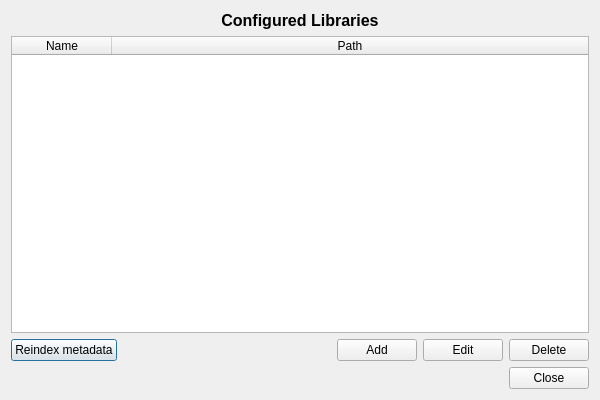
<?xml version="1.0" encoding="UTF-8"?>
<ui version="4.0">
 <class>LibraryRootDialog</class>
 <widget class="QDialog" name="LibraryRootDialog">
  <property name="geometry">
   <rect>
    <x>0</x>
    <y>0</y>
    <width>600</width>
    <height>400</height>
   </rect>
  </property>
  <property name="windowTitle">
   <string>Manage Libraries</string>
  </property>
  <layout class="QVBoxLayout" name="verticalLayout">
   <item>
    <widget class="QLabel" name="titleLabel">
     <property name="font">
      <font>
       <pointsize>12</pointsize>
       <bold>true</bold>
      </font>
     </property>
     <property name="text">
      <string>Configured Libraries</string>
     </property>
     <property name="alignment">
      <set>Qt::AlignmentFlag::AlignCenter</set>
     </property>
    </widget>
   </item>
   <item>
    <widget class="QTableWidget" name="libraryTable">
     <property name="selectionMode">
      <enum>QAbstractItemView::SelectionMode::SingleSelection</enum>
     </property>
     <property name="selectionBehavior">
      <enum>QAbstractItemView::SelectionBehavior::SelectRows</enum>
     </property>
     <attribute name="horizontalHeaderStretchLastSection">
      <bool>true</bool>
     </attribute>
     <column>
      <property name="text">
       <string>Name</string>
      </property>
     </column>
     <column>
      <property name="text">
       <string>Path</string>
      </property>
     </column>
    </widget>
   </item>
   <item>
    <layout class="QHBoxLayout" name="horizontalLayout">
     <item>
      <widget class="QPushButton" name="reindexButton">
       <property name="text">
        <string>Reindex metadata</string>
       </property>
      </widget>
     </item>
     <item>
      <spacer name="horizontalSpacer">
       <property name="orientation">
        <enum>Qt::Orientation::Horizontal</enum>
       </property>
       <property name="sizeHint" stdset="0">
        <size>
         <width>40</width>
         <height>20</height>
        </size>
       </property>
      </spacer>
     </item>
     <item>
      <widget class="QPushButton" name="addButton">
       <property name="text">
        <string>Add</string>
       </property>
      </widget>
     </item>
     <item>
      <widget class="QPushButton" name="editButton">
       <property name="text">
        <string>Edit</string>
       </property>
      </widget>
     </item>
     <item>
      <widget class="QPushButton" name="deleteButton">
       <property name="text">
        <string>Delete</string>
       </property>
      </widget>
     </item>
    </layout>
   </item>
   <item>
    <widget class="QDialogButtonBox" name="buttonBox">
     <property name="orientation">
      <enum>Qt::Orientation::Horizontal</enum>
     </property>
     <property name="standardButtons">
      <set>QDialogButtonBox::StandardButton::Close</set>
     </property>
    </widget>
   </item>
  </layout>
 </widget>
 <resources/>
 <connections>
  <connection>
   <sender>buttonBox</sender>
   <signal>accepted()</signal>
   <receiver>LibraryRootDialog</receiver>
   <slot>accept()</slot>
   <hints>
    <hint type="sourcelabel">
     <x>248</x>
     <y>254</y>
    </hint>
    <hint type="destinationlabel">
     <x>157</x>
     <y>274</y>
    </hint>
   </hints>
  </connection>
  <connection>
   <sender>buttonBox</sender>
   <signal>rejected()</signal>
   <receiver>LibraryRootDialog</receiver>
   <slot>reject()</slot>
   <hints>
    <hint type="sourcelabel">
     <x>316</x>
     <y>260</y>
    </hint>
    <hint type="destinationlabel">
     <x>286</x>
     <y>274</y>
    </hint>
   </hints>
  </connection>
  <connection>
   <sender>addButton</sender>
   <signal>clicked()</signal>
   <receiver>LibraryRootDialog</receiver>
   <slot>add_library()</slot>
   <hints>
    <hint type="sourcelabel">
     <x>350</x>
     <y>330</y>
    </hint>
    <hint type="destinationlabel">
     <x>299</x>
     <y>199</y>
    </hint>
   </hints>
  </connection>
  <connection>
   <sender>editButton</sender>
   <signal>clicked()</signal>
   <receiver>LibraryRootDialog</receiver>
   <slot>edit_library()</slot>
   <hints>
    <hint type="sourcelabel">
     <x>430</x>
     <y>330</y>
    </hint>
    <hint type="destinationlabel">
     <x>299</x>
     <y>199</y>
    </hint>
   </hints>
  </connection>
  <connection>
   <sender>deleteButton</sender>
   <signal>clicked()</signal>
   <receiver>LibraryRootDialog</receiver>
   <slot>delete_library()</slot>
   <hints>
    <hint type="sourcelabel">
     <x>510</x>
     <y>330</y>
    </hint>
    <hint type="destinationlabel">
     <x>299</x>
     <y>199</y>
    </hint>
   </hints>
  </connection>
  <connection>
   <sender>reindexButton</sender>
   <signal>clicked()</signal>
   <receiver>LibraryRootDialog</receiver>
   <slot>reindex_images()</slot>
   <hints>
    <hint type="sourcelabel">
     <x>450</x>
     <y>330</y>
    </hint>
    <hint type="destinationlabel">
     <x>299</x>
     <y>199</y>
    </hint>
   </hints>
  </connection>
 </connections>
 <slots>
  <slot>add_library()</slot>
  <slot>edit_library()</slot>
  <slot>delete_library()</slot>
  <slot>reindex_images()</slot>
 </slots>
</ui>
